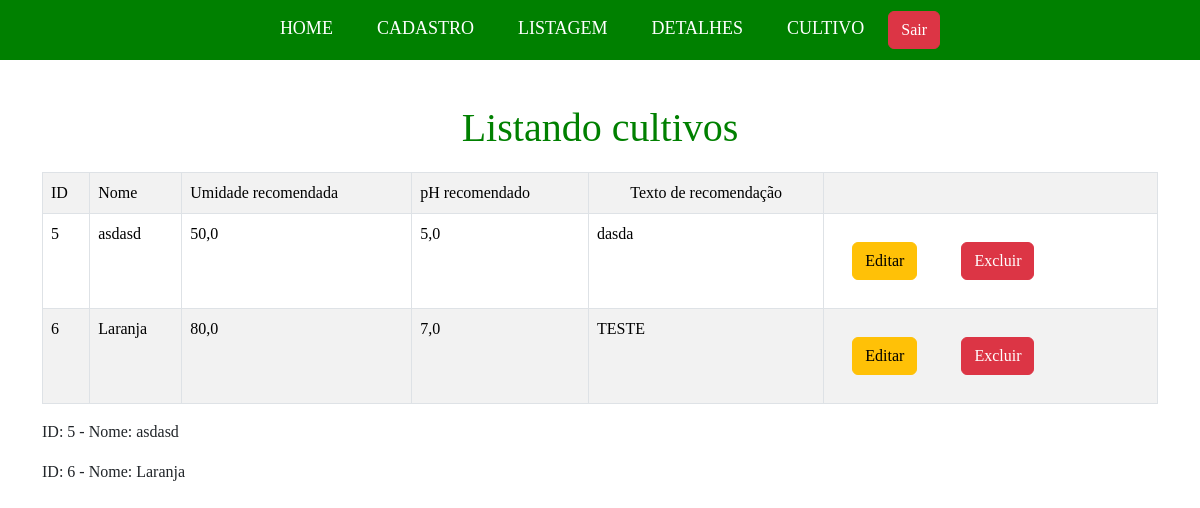
The app's page /listagem_cultivos/ (signed in) with its own data.
### app_fazenda/models.py (models this page shows, shortened)
class Cultivo(models.Model):
    id = models.AutoField(primary_key=True)
    nome = models.CharField(max_length=255)
    umidade_recomendado = models.FloatField()
    ph_recomendado = models.FloatField()
    texto_recomendacao = models.TextField(max_length=1200, null=True)
    usuario = models.ForeignKey(get_user_model(), on_delete=models.CASCADE)

### app_fazenda/views.py (the view)
# urls.py: path('listagem_cultivos/', views.listar_cultivos, name='listar_cultivos'),
@login_required
def listar_cultivos(request):
    cultivos = Cultivo.objects.filter(usuario=request.user)  # Filtra pelos cultivos do usuário
    dados = {
        'dados': cultivos
    }
    return render(request, 'cultivo/listar_cultivos.html', dados)

### app_fazenda/templates/cultivo/listar_cultivos.html
{% extends 'base.html' %}
{% block content %}
<h1>Listando cultivos</h1>
<table class="table table-striped table-bordered">
    <tr>
        <td>ID</td>
        <td>Nome</td>
        <td>Umidade recomendada</td>
        <td>pH recomendado</td>
        <td style="text-align: center;">Texto de recomendação</td>
        <td></td>
    </tr>
    {% for dado in dados %}
    <tr>
        <td>{{ dado.pk }}</td>
        <td>{{ dado.nome }}</td>
        <td>{{ dado.umidade_recomendado }}</td>
        <td>{{dado.ph_recomendado }}</td>
        <td>{{ dado.texto_recomendacao }}</td>
        <td>
            <a href="{% url 'editar_cultivo' dado.pk %}" class="btn btn-warning">Editar</a>
            <a href="{% url 'excluir_cultivo' dado.pk %}" class="btn btn-danger">Excluir</a>
        </td>
    </tr>
    {% endfor %}
</table>
{% for cultivo in dados %}
    <p>ID: {{ cultivo.pk }} - Nome: {{ cultivo.nome }}</p>
{% endfor %}
{% endblock %}

### static/css/styles_cadastro.css (style rules this page uses)
* { padding: 0; margin: 0; }
body, html { height: 100%; margin: 0; display: flex; flex-direction: column; font-family: 'Arvo', serif; }
a { text-decoration: none; margin: 20px; color: white; font-size: 18px; }
h1 { text-align: center; color: green; margin: 20px; }

### records on screen
Cultivo: pk "5", nome "asdasd", umidade_recomendado "50,0", ph_recomendado "5,0", texto_recomendacao "dasda"
Cultivo: pk "6", nome "Laranja", umidade_recomendado "80,0", ph_recomendado "7,0", texto_recomendacao "TESTE"
